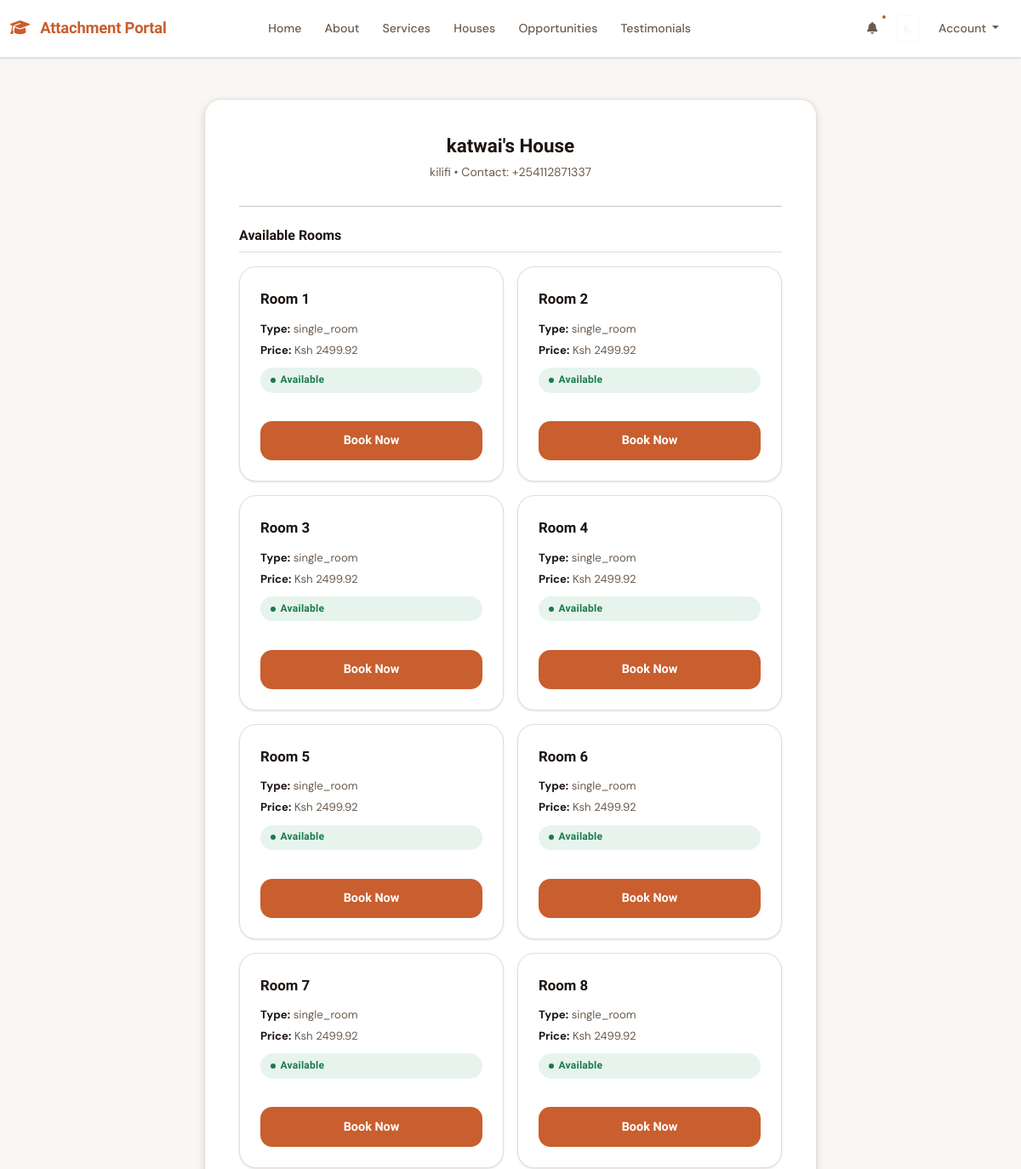
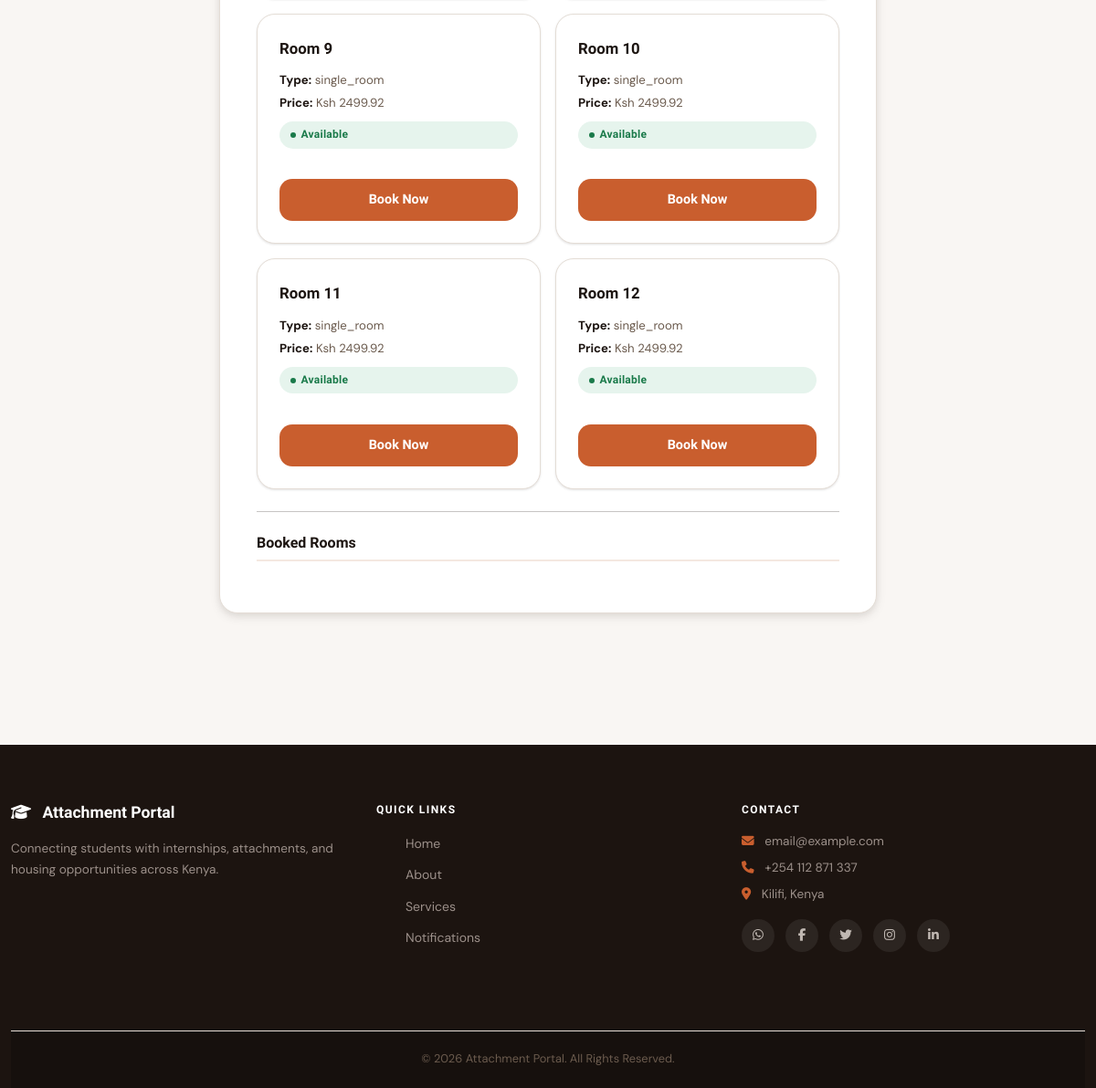
Screenshot of /housing/house/9/ with the database file from the repository (2 pictures, top to bottom).
### housing/models.py (models this page shows, shortened)
class House(models.Model):
    landlord = models.ForeignKey(Landlord, on_delete=models.CASCADE, null=True, blank=True)
    owner_name  = models.CharField(max_length=200)
    phone_number = PhoneNumberField(region='KE')
    location = models.CharField(max_length=200)
    DESCRIPTION_CHOICES =(
        ('single_room', 'Single Room'),
        ('double_room', 'Double Room'),
        ('bed_sitter', 'Bed Sitter'),
        ('hostel', 'Hostel'),
    )
    description = models.CharField(max_length=255, choices=DESCRIPTION_CHOICES, default='single_room')
    total_rooms = models.PositiveIntegerField(default=1)
    rent  = models.DecimalField(max_digits=10, decimal_places=2)
    image = models.ImageField(upload_to='house_photos/')
    date_posted = models.DateTimeField(auto_now_add=True)

class Room(models.Model):
    ROOM_TYPE_CHOICES = (
        ('single_room', 'Single Room'),
        ('double_room', 'Double Room'),
        ('bed_sitter', 'Bed Sitter'),
        ('hostel', 'Hostel'),
    )
    house = models.ForeignKey(House, on_delete=models.CASCADE, related_name='rooms')
    room_number = models.CharField(max_length=10)
    room_type = models.CharField(max_length=50, choices=ROOM_TYPE_CHOICES, default='single_room')
    price = models.DecimalField(max_digits=10, decimal_places=2,default=0.00)
    image = models.ImageField(upload_to='room_images/', blank=True, null=True)
    is_booked = models.BooleanField(default=False)

### housing/views.py (the view)
# urls.py: path('house/<int:house_id>/', views.house_detail, name='house_detail'),
def house_detail(request, house_id):
    house = get_object_or_404(House, id=house_id)
    rooms = Room.objects.filter(house=house)
    available_rooms = rooms.filter(is_booked=False)
    booked_rooms = rooms.filter(is_booked=True)
    return render(request, 'housing/house_detail.html', {
        'house': house,
        'available_rooms': available_rooms,
        'booked_rooms': booked_rooms,
    })

### templates/housing/house_detail.html (shortened to what this page needs)
{% extends 'base.html' %}
{% load static %}
{% block content %}
<div class="auth-page">
    <div class="attachment-form-card">
        <div class="auth-header">
            <h4>{{ house.owner_name }}'s House</h4>
            <p>{{ house.location }} • Contact: {{ house.phone_number }}</p>
        </div>
        <hr>
        <h4 class="section-title">Available Rooms</h4>
        {% if available_rooms %}
            <div class="room-grid">
                {% for room in available_rooms %}
                    <div class="attachment-opportunity-card">
                        <div class="attachment-title">
                            Room {{ room.room_number }}
                        </div>
                        <div class="attachment-meta">
                            <p><strong>Type:</strong> {{ room.room_type }}</p>
                            <p><strong>Price:</strong> Ksh {{ room.price }}</p>
                        </div>
                        <span class="status-badge status-open">Available</span>
                        <div class="attachment-form-actions">
                            <a href="{% url 'book_room' room.id %}"
                               class="auth-btn">
                                Book Now
                            </a>
                        </div>
                    </div>
                {% endfor %}
            </div>
        {% else %}
            <p class="table-empty">No rooms available for this house at the moment.</p>
        {% endif %}
        <hr>
        <h4 class="section-title">Booked Rooms</h4>
    </div>
</div>
{% endblock %}

### static/css/main.css (style rules this page uses)
:root { --primary: #C95E2E; --primary-light: #F4E8E0; --primary-dark: #8F3E18; --accent: #2E7DC9; --accent-light: #E0EEF8; --surface: #FFFFFF; --surface-2: #F9F6F3; --surface-3: #F0EBE5; --border: #E4DDD6; --border-strong: #C9BEAF; --text-primary: #1C1410; --text-secondary: #6B5B4E; --text-muted: #A0887A; --success: #1A7A4A; --success-bg: #E6F4ED; --warning: #A06800; --warning-bg: #FFF4D6; --danger: #B52B2B; --danger-bg: #FBEAEA; --info: #1860A8; --info-bg: #E6EFF9; --radius-sm: 4px; --radius-md: 8px; --radius-lg: 14px; --radius-xl: 20px; --radius-pill: 999px; --shadow-sm: 0 1px 3px rgba(28,20,16,0.07), 0 1px 2px rgba(28,20,16,0.05); --shadow-md: 0 4px 12px rgba(28,20,16,0.09), 0 2px 6px rgba(28,20,16,0.06); --shadow-lg: 0 12px 32px rgba(28,20,16,0.12), 0 4px 12px rgba(28,20,16,0.07); --nav-height: 68px; --sidebar-w: 240px; --font-display: 'Sora', sans-serif; --font-body: 'DM Sans', sans-serif; }
*, *::before, *::after { box-sizing: border-box; margin: 0; padding: 0; }
html { scroll-behavior: smooth; font-size: 16px; }
body { font-family: var(--font-body); font-size: 1rem; line-height: 1.65; color: var(--text-primary); background: var(--surface-2); -webkit-font-smoothing: antialiased; transition: background 0.3s, color 0.3s; }
h1, h2, h3, h4, h5, h6 { font-family: var(--font-display); font-weight: 700; line-height: 1.25; color: var(--text-primary); }
a { color: var(--primary); text-decoration: none; transition: color 0.2s; }
p { margin-bottom: 0; }
.attachment-opportunity-card { background: var(--surface); border: 1px solid var(--border); border-radius: var(--radius-xl); padding: 1.5rem; box-shadow: var(--shadow-sm); transition: transform 0.2s, box-shadow 0.2s, border-color 0.2s; display: flex; flex-direction: column; gap: 0.6rem; height: 100%; }
.attachment-title { font-family: var(--font-display); font-size: 1.05rem; font-weight: 600; color: var(--text-primary); }
.attachment-meta { display: flex; flex-direction: column; gap: 0.2rem; }
.attachment-meta p { font-size: 0.825rem; color: var(--text-secondary); margin: 0; }
.attachment-meta strong { color: var(--text-primary); }
.status-badge { display: inline-flex; align-items: center; gap: 0.35rem; font-size: 0.75rem; font-weight: 600; padding: 0.3rem 0.75rem; border-radius: var(--radius-pill); letter-spacing: 0.02em; font-family: var(--font-display); }
.status-badge::before { content: ''; width: 6px; height: 6px; border-radius: 50%; background: currentColor; flex-shrink: 0; }
.status-open { background: var(--success-bg); color: var(--success); }
.auth-page { min-height: calc(100vh - var(--nav-height)); display: flex; align-items: flex-start; justify-content: center; padding: 3rem 1rem; background: var(--surface-2); }
.auth-header { text-align: center; margin-bottom: 1.75rem; }
.auth-header h4 { font-size: 1.4rem; font-weight: 700; color: var(--text-primary); margin-bottom: 0.4rem; }
.auth-header p { font-size: 0.875rem; color: var(--text-secondary); }
.auth-btn { display: inline-flex; align-items: center; justify-content: center; width: 100%; padding: 0.7rem 1.5rem; background: var(--primary); color: #fff !important; font-family: var(--font-display); font-size: 0.9rem; font-weight: 600; border: none; border-radius: var(--radius-lg); cursor: pointer; transition: background 0.2s, transform 0.15s; text-align: center; text-decoration: none; }
.attachment-form-card { background: var(--surface); border: 1px solid var(--border); border-radius: var(--radius-xl); padding: 2.5rem; width: 100%; max-width: 720px; box-shadow: var(--shadow-md); }
.attachment-form-actions { display: flex; gap: 0.75rem; flex-wrap: wrap; margin-top: 1.5rem; }
.attachment-form-actions .auth-btn, .attachment-form-actions .auth-btn-outline { width: auto; flex: 1; min-width: 120px; }
.room-grid { display: grid; grid-template-columns: repeat(auto-fill, minmax(220px, 1fr)); gap: 1rem; margin-bottom: 1.5rem; }
.section-title { font-size: 1rem; font-weight: 700; color: var(--text-primary); margin: 1.5rem 0 1rem; padding-bottom: 0.5rem; border-bottom: 2px solid var(--primary-light); }

### rows the page displays
House: owner_name "katwai", location "kilifi", phone_number "+254112871337"
Room: room_number "1", room_type "single_room", price "2499.92"
Room: room_number "2", room_type "single_room", price "2499.92"
Room: room_number "3", room_type "single_room", price "2499.92"
Room: room_number "4", room_type "single_room", price "2499.92"
Room: room_number "5", room_type "single_room", price "2499.92"
Room: room_number "6", room_type "single_room", price "2499.92"
Room: room_number "7", room_type "single_room", price "2499.92"
Room: room_number "8", room_type "single_room", price "2499.92"
Room: room_number "9", room_type "single_room", price "2499.92"
Room: room_number "10", room_type "single_room", price "2499.92"
Room: room_number "11", room_type "single_room", price "2499.92"
Room: room_number "12", room_type "single_room", price "2499.92"
